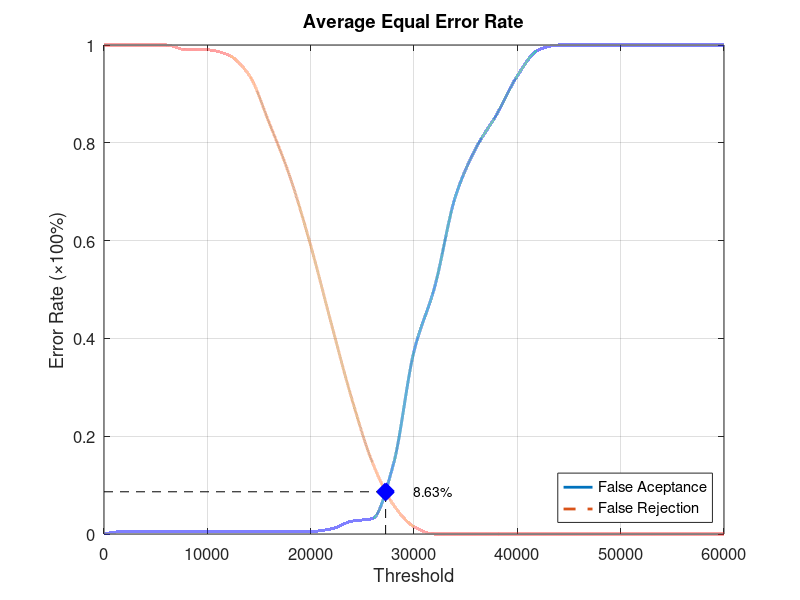
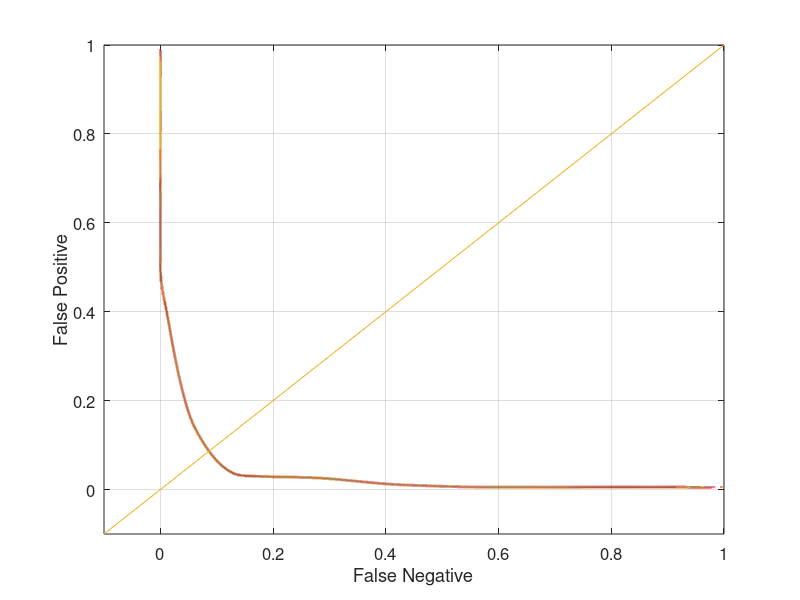

These charts were generated, in order, by the following MATLAB code:
function yEER = Database3_4
close all;
clear;
clc;
x = 0:2000:60000;
xq = 0:0.5:60000;

y0 = [0 0.00526316 0.00526316 0.00526316 0.00526316 0.00526316 0.00526316 0.00526316 0.00526316 0.00526316 0.00526316 0.0105263 0.0263158 0.0315789 0.142105 0.373684 0.505263 0.689474 0.789474 0.857895 0.936842 0.989474 1 1 1 1 1 1 1 1 1];
yy0 = interp1(x, y0, xq, 'pchip');
y1 = [1 1 1 1 0.99 0.99 0.98 0.94 0.84 0.73 0.59 0.43 0.275 0.145 0.06 0.015 0 0 0 0 0 0 0 0 0 0 0 0 0 0 0];
yy1 = interp1(x, y1, xq, 'pchip');

% Calculating EER: 
y2 = abs(y0 - y1);
find(y2 == min(y2))
yy2 = abs(yy0 - yy1);
xEER = find(yy2 == min(yy2));
xEERIndex = xq(xEER) % X-axis EER
yEER = yy0(xEER) % Y-axis EER

main = figure
plot(xq, yy0,'-','LineWidth', 2);	hold on
plot(xq, yy1,'--','LineWidth', 2);	hold on
plot([xEERIndex xEERIndex], [0 yEER], 'k--');	hold on
plot([0 xEERIndex], [yEER yEER], 'k--');	hold on
plot(xEERIndex, yEER, 'bx', 'LineWidth', 10);	hold on
text(xEERIndex + 10 * xEERIndex / 100, yEER, [num2str(round((10000 * yEER)) / 100) '%'])
legend('False Aceptance', 'False Rejection', 'Location', 'SouthEast')
xlabel('Threshold')
ylabel('Error Rate (\times100%)')
title('Average Equal Error Rate')
set(gca, 'FontSize', 12)
axis([0 60000 0 1])
grid on

print(main, 'Database3_4Main', '-dpng');
FNRxFPR = figure('Color', [1 1 1]);
plot(yy1, yy0, '-', yy1, yy0, 'LineWidth', 2);
hold on
y = -0.1:0.1:1
plot(y, y); 
set(gca, 'FontSize', 12)
xlabel('False Negative')
ylabel('False Positive')
axis([-0.1 1 -0.1 1])
set(gca, 'FontSize', 12)
grid on

print(FNRxFPR, 'Database3_4FNRxFPR','-dpng');
end
